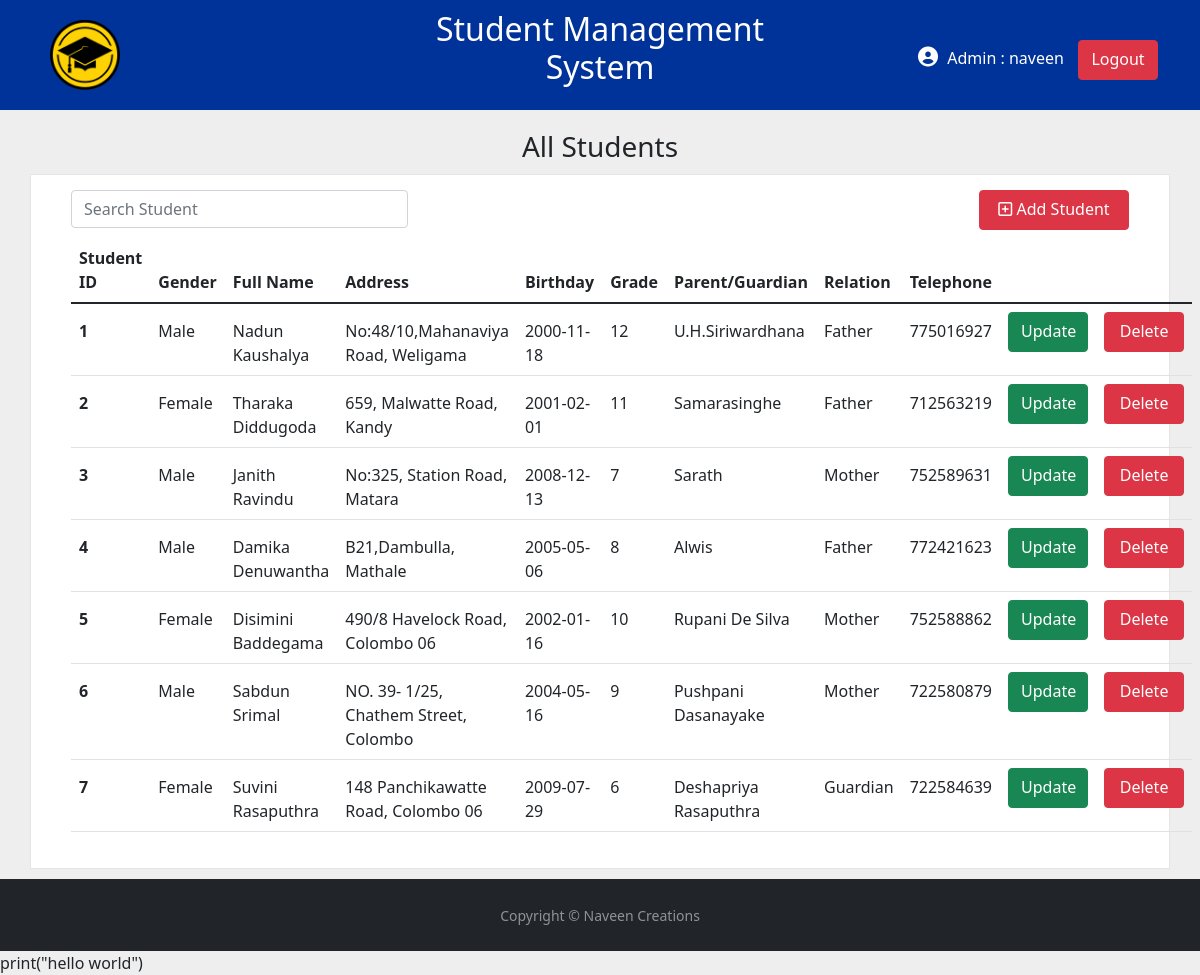
The page /index.php (signed in) on the database its author committed.
### tables this page shows
CREATE TABLE `student` (
  `student_id` int(100) NOT NULL,
  `gender` varchar(10) NOT NULL,
  `first_name` varchar(50) NOT NULL,
  `last_name` varchar(50) NOT NULL,
  `address` varchar(100) NOT NULL,
  `city` varchar(40) NOT NULL,
  `birthday` date NOT NULL,
  `grade` int(2) NOT NULL,
  `guardian` varchar(60) NOT NULL,
  `relation` varchar(20) NOT NULL,
  `telephone_num` int(15) NOT NULL
);

### studentprocess.php (called while the page is built)
<?php
include 'dbconnection.php';
$sql = "SELECT * FROM student ORDER BY student_id ASC";
$result = mysqli_query($conn, $sql);

### index.php (the view, shortened to what this page needs)
<!DOCTYPE html>
<?php
if(isset($_SESSION['id']) && isset($_SESSION['username'])){
?>
<?php include 'studentprocess.php'; ?>
<html>
    <head>
        <link href="css/style.css" rel="stylesheet" type="text/css"/>
        <link href="css/studentstyle.css" rel="stylesheet" type="text/css"/>
        <link href="https://cdn.jsdelivr.net/npm/bootstrap@5.1.3/dist/css/bootstrap.min.css" rel="stylesheet">
    </head>
    <body>
        <header>
            <div class="container">
                    <div class="row">
                        <div class="col-sm-4"  style="padding: 20px;">
                            <img src="images/logo.png" alt="logo" width="70px"/>
                        </div>
                        <div class="col-sm-4" style="text-align: center; color: white; padding: 10px;">
                            <h2>Student Management System</h2>
                        </div>
                        <div class="col-sm-4" style="text-align: right; color: white; padding-top: 40px;">
                            <i class='fas fa-user-circle' style='font-size:20px; padding-right: 5px;'></i>
                            <a style="padding-right: 10px;">Admin : <?php echo $_SESSION['admin_name']; ?></a>
                            <a class="btn btn-danger" style="width:80px; height: 40px;" href="logout.php" role="button">Logout</a>
                        </div>
                    </div>
            </div>
        </header>
            <div class="facname" style="text-align:center; padding-top: 20px;">
                <h3>All Students</h3>
            </div>
            <div class="student-table">
            <div class="row">
                <div class="col-md-4">
                    <div class="form-group" style="padding-bottom:10px;">
                        <input type="text" id="userinput" placeholder="Search Student" class="form-control">
                    </div>
                </div>
                <div class="col-md-4"></div>
                <div class="col-md-4">
                        <div class="headbutton" style="text-align: right;">
                            <a type="submit" href="addstudent.php" class="btn btn-danger" style="width: 150px; height: 40px;">
                                <i class="far fa-plus-square"></i>
                                Add Student
                            </a>
                        </div>
                </div>
            </div>
            <?php if(mysqli_num_rows($result)){ ?>
            <table class="table table-hover">
                <thead>
                  <tr>
                    <th scope="col">Student ID</th>
                    <th scope="col">Gender</th>
                    <th scope="col">Full Name</th>
                    <th scope="col">Address</th>
                    <th scope="col">Birthday</th>
                    <th scope="col">Grade</th>
                    <th scope="col">Parent/Guardian</th>
                    <th scope="col">Relation</th>
                    <th scope="col">Telephone</th>
                  </tr>
                </thead>
                <tbody id="studenttable">
                  <?php
                    while($rows = mysqli_fetch_assoc($result)){
                  ?>
                  <tr>
                    <th scope="row" style="padding-top:15px;"><?php echo $rows['student_id'];?></th>
                    <td style="padding-top:15px;"><?php echo $rows['gender'];?></td>
                    <td style="padding-top:15px;"><?php echo $rows['first_name'];?> <?php echo $rows['last_name'];?></td>
                    <td style="padding-top:15px;"><?php echo $rows['address'];?>, <?php echo $rows['city'];?></td>
                    <td style="padding-top:15px;"><?php echo $rows['birthday'];?></td>
                    <td style="padding-top:15px;"><?php echo $rows['grade'];?></td>
                    <td style="padding-top:15px;"><?php echo $rows['guardian'];?></td>
                    <td style="padding-top:15px;"><?php echo $rows['relation'];?></td>
                    <td style="padding-top:15px;"><?php echo $rows['telephone_num'];?></td>
                    <td><a type="button" class="btn btn-success" style="width: 80px; height: 40px;" href="stdupdate.php?id=<?=$rows['student_id']?>">Update</a></td>
                    <td><a type="button" class="btn btn-danger" style="width: 80px; height: 40px;" href="stddelete.php?id=<?=$rows['student_id']?>">Delete</a></td>
                  </tr>
                  <?php }?>
                </tbody>
            </table>
                <?php }?>
            </div>
        <?php include 'footer.php';?>
    </body>
</html>
<?php
}else{
    header("Location: login.php");
                    exit();
}
?>

### css/style.css (style rules this page uses)
header { background-color: #003399; }
.btn { width: 300px; height: 100px; }

### css/studentstyle.css (style rules this page uses)
.student-table { max-width: 95%; margin: 0 auto; background-color: #fff; padding: 15px 40px 20px; border: 1px solid #e5e5e5; margin-top: 10px; margin-bottom: 10px; }

### index.php (style rules this page uses)
body { background-color: #eee; }

### rows shown on the page
student: student_id "1", gender "Male", first_name "Nadun", last_name "Kaushalya", address "No:48/10,Mahanaviya Road", city "Weligama", birthday "2000-11-18", grade "12", guardian "U.H.Siriwardhana", relation "Father", telephone_num "775016927"
student: student_id "2", gender "Female", first_name "Tharaka", last_name "Diddugoda", address "659, Malwatte Road", city "Kandy", birthday "2001-02-01", grade "11", guardian "Samarasinghe", relation "Father", telephone_num "712563219"
student: student_id "3", gender "Male", first_name "Janith", last_name "Ravindu", address "No:325, Station Road", city "Matara", birthday "2008-12-13", grade "7", guardian "Sarath", relation "Mother", telephone_num "752589631"
student: student_id "4", gender "Male", first_name "Damika", last_name "Denuwantha", address "B21,Dambulla", city "Mathale", birthday "2005-05-06", grade "8", guardian "Alwis", relation "Father", telephone_num "772421623"
student: student_id "5", gender "Female", first_name "Disimini", last_name "Baddegama", address "490/8 Havelock Road", city "Colombo 06", birthday "2002-01-16", grade "10", guardian "Rupani De Silva", relation "Mother", telephone_num "752588862"
student: student_id "6", gender "Male", first_name "Sabdun", last_name "Srimal", address "NO. 39- 1/25, Chathem Street", city "Colombo", birthday "2004-05-16", grade "9", guardian "Pushpani Dasanayake", relation "Mother", telephone_num "722580879"
student: student_id "7", gender "Female", first_name "Suvini", last_name "Rasaputhra", address "148 Panchikawatte Road", city "Colombo 06", birthday "2009-07-29", grade "6", guardian "Deshapriya Rasaputhra", relation "Guardian", telephone_num "722584639"

### other values the page prints
$_SESSION['admin_name'] "naveen"
